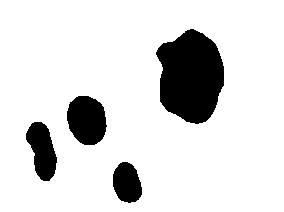
#> input picture IP-Lecture4/test.png, 284 x 212 px
$ python 5thHandIn.py
#> lines starting #> are read from the running program, lines starting #| are printed output that depends on the picture; after the words box and inside, x2 and y2 are one past the last pixel; in counts of white or black regions, pixels touching at a corner belong together
import cv2
import copy
import numpy as np

# Grassfire function - taking an x-value of pixel, y-value of pixel, a label, and an image
def grassFireS(y,x,label,im):

  # Initialize lists to contain x and y values
  Ylist = []
  Xlist = []

  # Add initial pixel to the list
  Ylist.append(y)
  Xlist.append(x)

  # Assign the initial pixel the label
  im[y,x] = label

  # Grassfire loop
  while(len(Ylist)>0):

    # Pop the first element from the list and assign it to y and x
    y = Ylist.pop(0)
    x = Xlist.pop(0)

    # Check if the pixel above is white, and if so, assign the label to it and append it to the list
    if (y>0 and im[y-1,x] == 255):

      # Assign the label to the pixel
      im[y-1,x] = label

      # Append the new pixel to the list
      Ylist.append(y-1)
      Xlist.append(x)

    # Check pixel below - same procedure
    if (y<im.shape[0]-1 and im[y+1,x] == 255):
      im[y+1,x] = label
      Ylist.append(y+1)
      Xlist.append(x)

    # Check pixel to the left - same procedure
    if (x>0 and im[y,x-1] == 255):
      im[y,x-1] = label
      Ylist.append(y)
      Xlist.append(x-1)


    # Check pixel to the right - same procedure
    if (x<im.shape[1]-1 and im[y,x+1] == 255):
      im[y,x+1] = label
      Ylist.append(y)
      Xlist.append(x+1)

# Reading image, in inverting to get correct binary
img = cv2.imread("test.png")
#> img is the input picture: shape (212, 284, 3); 86% white; 4 black regions, box (x1, y1, x2, y2) and area: (156, 29, 224, 124) 4799, (67, 96, 107, 145) 1537, (26, 122, 57, 181) 1187, (113, 162, 142, 203) 909
img = cv2.cvtColor(img, cv2.COLOR_BGR2GRAY)
_, img = cv2.threshold(img, 1, 255, cv2.THRESH_BINARY_INV)

imlabel = copy.copy(img)

label = 50  # label assigned to each pixel within a blob. In this case the label is a brightness value
total_blobs = 0 # Blob counter

# Scanning the image, and applying grassfire method when it finds a white pixel.
for y in range(imlabel.shape[0]):
  for x in range(imlabel.shape[1]):
    if (imlabel[y,x] == 255):
      grassFireS(y,x,label,imlabel) # Apply label to first found shape and all pixels in it
      label += 25  # Add more intensity to label, so next shape is 25 values brighter.
      total_blobs += 1 # Adding a new blob to the blob counter
#> after the loop, label = 150; total_blobs = 4

# Calculating areas for all blobs #################################

area = copy.copy(imlabel) # Make new array to get areas of blobs.
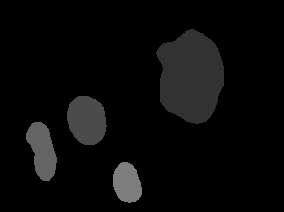
#> area: shape (212, 284); min 0, max 125, mean 9.8

# Creating a list the length of labels (which is way too long), and
areaArray = [0]*label
#> areaArray = 150 values from 0 to 0
for x in range (area.shape[0]):
  for y in range (area.shape[1]):
   for i in range (1,label):
      if (area[x,y] == i):
        areaArray[i] +=1
#> after the loop, areaArray = 150 values, max 4799 at index 50, min 0 at index 0, mean 56.21

# Making new array with all values that are not 0 - aka all the shapes areas
areaArray_noZeros = [value for value in areaArray if value > 0] # This looks at all values from areaArray, and adds it if the value is above 0
#> areaArray_noZeros = [4799, 1537, 1187, 909]

# Sort by size, low to big
areaArray_noZeros = np.sort(areaArray_noZeros)
#> areaArray_noZeros = [909, 1187, 1537, 4799]

# Call the last index - aka biggest number
biggest_blob_area = areaArray_noZeros[-1]
#> biggest_blob_area = 4799

# Getting label index
biggest_blob_label = areaArray.index(biggest_blob_area)
#> biggest_blob_label = 50

## SOLUTION 1 ###############################################################

# Making copy for solution 1
solution_1 = copy.copy(imlabel)

# Modifying the image, to only show pixels with the label corresponding to the biggest shape
for x in range(solution_1.shape[0]):
  for y in range(solution_1.shape[1]):
    if solution_1[x, y] == biggest_blob_label:
      solution_1[x, y] = 255
    else:
      solution_1[x, y] = 0
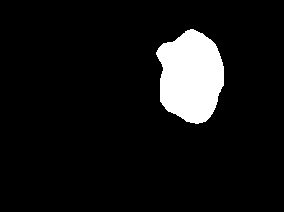
#> solution_1: shape (212, 284); 8% white; 1 white region, box (x1, y1, x2, y2) and area: (156, 29, 224, 124) 4799

## SOLUTION 2 (Help to simplify code from copilot) ###########################

# Making copy for solution 2
solution_2 = copy.copy(imlabel)

# Alternate numpy method
solution_2 = np.where(solution_2 == biggest_blob_label, 255, 0).astype(np.uint8)

# This returns an array where if condition is met, it applies 1 value, if not, it applies the other.
# .astype(np.uint8) converts the array to an the correct type to be able to show it through cv2.imshow

cv2.imshow("Solution 1", solution_1)
cv2.imshow("Solution 2", solution_2)
cv2.waitKey(0)
cv2.destroyAllWindows

#TODO 3rd solution - Erosion + Dilation method?
